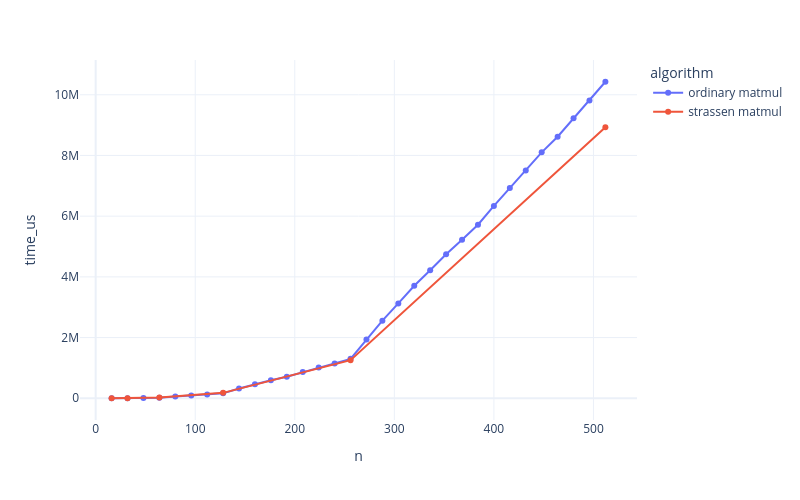

The code cell stored with this chart in its notebook:
### Code cell
fig = px.line(df[df["algorithm"].isin(["ordinary matmul", "strassen matmul"])],
              x='n',
              y='time_us',
              color='algorithm',
              markers=True)
fig.show()

### Figure 1 — Plotly figure (JSON) as saved in the notebook; plotly's stock layout.template omitted (floating-point values rounded to 4 significant figures)
{"data": [{"hovertemplate": "algorithm=ordinary matmul<br>n=%{x}<br>time_us=%{y}<extra></extra>", "legendgroup": "ordinary matmul", "line": {"color": "#636efa", "dash": "solid"}, "marker": {"symbol": "circle"}, "mode": "lines+markers", "name": "ordinary matmul", "orientation": "v", "showlegend": true, "type": "scatter", "x": [16, 32, 48, 64, 80, 96, 112, 128, 144, 160, 176, 192, 208, 224, 240, 256, 272, 288, 304, 320, 336, 352, 368, 384, 400, 416, 432, 448, 464, 480, 496, 512], "xaxis": "x", "y": [309, 2477, 11003, 19946, 57477, 88557, 126133, 161678, 319907, 461712, 591897, 709170, 863361, 1009850, 1148245, 1298183, 1935449, 2557321, 3125577, 3708155, 4218760, 4742520, 5224468, 5717414, 6337418, 6927658, 7500830, 8102450, 8617542, 9229712, 9814943, 10428734], "yaxis": "y"}, {"hovertemplate": "algorithm=strassen matmul<br>n=%{x}<br>time_us=%{y}<extra></extra>", "legendgroup": "strassen matmul", "line": {"color": "#EF553B", "dash": "solid"}, "marker": {"symbol": "circle"}, "mode": "lines+markers", "name": "strassen matmul", "orientation": "v", "showlegend": true, "type": "scatter", "x": [16, 32, 64, 128, 256, 512], "xaxis": "x", "y": [518, 3617, 25532, 177877, 1253697, 8926402], "yaxis": "y"}], "layout": {"height": 500, "legend": {"title": {"text": "algorithm"}, "tracegroupgap": 0}, "margin": {"t": 60}, "width": 800, "xaxis": {"anchor": "y", "domain": [0, 1], "title": {"text": "n"}}, "yaxis": {"anchor": "x", "domain": [0, 1], "title": {"text": "time_us"}}}}
